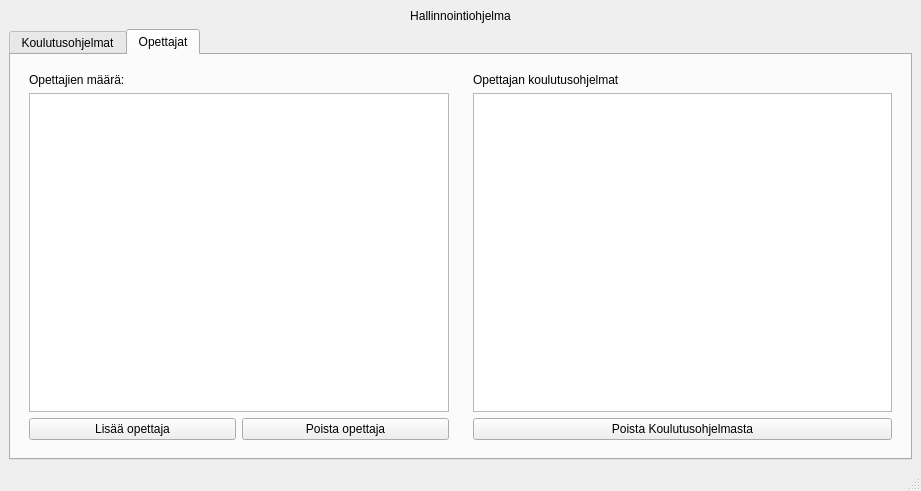
<?xml version="1.0" encoding="UTF-8"?>
<ui version="4.0">
 <class>MainWindow</class>
 <widget class="QMainWindow" name="MainWindow">
  <property name="geometry">
   <rect>
    <x>0</x>
    <y>0</y>
    <width>921</width>
    <height>491</height>
   </rect>
  </property>
  <property name="windowTitle">
   <string>MainWindow</string>
  </property>
  <widget class="QWidget" name="centralwidget">
   <layout class="QGridLayout" name="gridLayout_2">
    <item row="0" column="0">
     <widget class="QLabel" name="titleLabel">
      <property name="text">
       <string>Hallinnointiohjelma</string>
      </property>
      <property name="alignment">
       <set>Qt::AlignmentFlag::AlignCenter</set>
      </property>
     </widget>
    </item>
    <item row="1" column="0">
     <widget class="QTabWidget" name="tabWidget">
      <property name="currentIndex">
       <number>1</number>
      </property>
      <widget class="QWidget" name="programsTab">
       <attribute name="title">
        <string>Koulutusohjelmat</string>
       </attribute>
       <layout class="QHBoxLayout" name="horizontalLayout_3">
        <item>
         <widget class="QWidget" name="programsWidget" native="true">
          <layout class="QVBoxLayout" name="verticalLayout_3">
           <item>
            <widget class="QLabel" name="programsCountLabel">
             <property name="text">
              <string>Koulutusohjelmien määrä: 0</string>
             </property>
            </widget>
           </item>
           <item>
            <widget class="QListView" name="programsListView">
             <property name="sizePolicy">
              <sizepolicy hsizetype="Preferred" vsizetype="Expanding">
               <horstretch>0</horstretch>
               <verstretch>0</verstretch>
              </sizepolicy>
             </property>
             <property name="minimumSize">
              <size>
               <width>200</width>
               <height>0</height>
              </size>
             </property>
             <property name="editTriggers">
              <set>QAbstractItemView::EditTrigger::NoEditTriggers</set>
             </property>
            </widget>
           </item>
           <item>
            <widget class="QWidget" name="programsButtonsWidget" native="true">
             <layout class="QHBoxLayout" name="horizontalLayout">
              <item>
               <widget class="QPushButton" name="addProgramButton">
                <property name="text">
                 <string>Lisää</string>
                </property>
               </widget>
              </item>
              <item>
               <widget class="QPushButton" name="deleteProgramButton">
                <property name="enabled">
                 <bool>false</bool>
                </property>
                <property name="text">
                 <string>Poista</string>
                </property>
               </widget>
              </item>
             </layout>
            </widget>
           </item>
          </layout>
         </widget>
        </item>
        <item>
         <widget class="QWidget" name="detailsWidget" native="true">
          <property name="sizePolicy">
           <sizepolicy hsizetype="Expanding" vsizetype="Preferred">
            <horstretch>0</horstretch>
            <verstretch>0</verstretch>
           </sizepolicy>
          </property>
          <layout class="QVBoxLayout" name="verticalLayout_4">
           <item>
            <widget class="QLabel" name="detailsLabel">
             <property name="font">
              <font>
               <bold>true</bold>
              </font>
             </property>
             <property name="text">
              <string>Ohjelma</string>
             </property>
             <property name="alignment">
              <set>Qt::AlignmentFlag::AlignCenter</set>
             </property>
            </widget>
           </item>
           <item>
            <widget class="QGroupBox" name="detailsGroupBox">
             <property name="sizePolicy">
              <sizepolicy hsizetype="Expanding" vsizetype="Expanding">
               <horstretch>0</horstretch>
               <verstretch>0</verstretch>
              </sizepolicy>
             </property>
             <property name="title">
              <string/>
             </property>
             <layout class="QHBoxLayout" name="horizontalLayout_2">
              <item>
               <widget class="QGroupBox" name="programTeachersGroupBox">
                <property name="title">
                 <string>Opettajat</string>
                </property>
                <layout class="QVBoxLayout" name="verticalLayout">
                 <item>
                  <widget class="QListView" name="programsTeachersListView"/>
                 </item>
                 <item>
                  <widget class="QWidget" name="programTeachersButtonsWidget" native="true">
                   <layout class="QHBoxLayout" name="horizontalLayout_4">
                    <item>
                     <widget class="QPushButton" name="addTeacherToProgramButton">
                      <property name="enabled">
                       <bool>false</bool>
                      </property>
                      <property name="text">
                       <string>Lisää</string>
                      </property>
                     </widget>
                    </item>
                    <item>
                     <widget class="QPushButton" name="removeTeacherFromProgramButton">
                      <property name="enabled">
                       <bool>false</bool>
                      </property>
                      <property name="text">
                       <string>Poista</string>
                      </property>
                     </widget>
                    </item>
                   </layout>
                  </widget>
                 </item>
                </layout>
               </widget>
              </item>
              <item>
               <widget class="QGroupBox" name="programStudentsGroupBox">
                <property name="title">
                 <string>Oppilaat</string>
                </property>
                <layout class="QVBoxLayout" name="verticalLayout_5">
                 <item>
                  <widget class="QListView" name="programStudentsListView"/>
                 </item>
                 <item>
                  <widget class="QWidget" name="programStudentsButtonsWidget" native="true">
                   <layout class="QHBoxLayout" name="horizontalLayout_5">
                    <item>
                     <widget class="QPushButton" name="addStudentToProgramButton">
                      <property name="enabled">
                       <bool>false</bool>
                      </property>
                      <property name="text">
                       <string>Lisää</string>
                      </property>
                     </widget>
                    </item>
                    <item>
                     <widget class="QPushButton" name="removeStudentFromProgramButton">
                      <property name="enabled">
                       <bool>false</bool>
                      </property>
                      <property name="text">
                       <string>Poista</string>
                      </property>
                     </widget>
                    </item>
                   </layout>
                  </widget>
                 </item>
                </layout>
               </widget>
              </item>
             </layout>
            </widget>
           </item>
          </layout>
         </widget>
        </item>
       </layout>
      </widget>
      <widget class="QWidget" name="teachersTab">
       <attribute name="title">
        <string>Opettajat</string>
       </attribute>
       <layout class="QHBoxLayout" name="horizontalLayout_6">
        <item>
         <widget class="QWidget" name="teachersWidget" native="true">
          <layout class="QVBoxLayout" name="verticalLayout_6">
           <item>
            <widget class="QLabel" name="teacherCountLabel">
             <property name="text">
              <string>Opettajien määrä:</string>
             </property>
            </widget>
           </item>
           <item>
            <widget class="QListView" name="teachersListView"/>
           </item>
           <item>
            <layout class="QHBoxLayout" name="horizontalLayout_7">
             <item>
              <widget class="QPushButton" name="addTeacherButton">
               <property name="text">
                <string>Lisää opettaja</string>
               </property>
              </widget>
             </item>
             <item>
              <widget class="QPushButton" name="deleteTeacherButton">
               <property name="text">
                <string>Poista opettaja</string>
               </property>
              </widget>
             </item>
            </layout>
           </item>
          </layout>
         </widget>
        </item>
        <item>
         <widget class="QWidget" name="teacherProgramsWidget" native="true">
          <layout class="QVBoxLayout" name="verticalLayout_2">
           <item>
            <widget class="QLabel" name="teacherProgramsLabel">
             <property name="text">
              <string>Opettajan koulutusohjelmat</string>
             </property>
            </widget>
           </item>
           <item>
            <widget class="QListView" name="teacherProgramsListView"/>
           </item>
           <item>
            <widget class="QPushButton" name="removeTeacherFromProgramButton_2">
             <property name="text">
              <string>Poista Koulutusohjelmasta</string>
             </property>
            </widget>
           </item>
          </layout>
         </widget>
        </item>
       </layout>
      </widget>
     </widget>
    </item>
   </layout>
  </widget>
  <widget class="QMenuBar" name="menubar">
   <property name="geometry">
    <rect>
     <x>0</x>
     <y>0</y>
     <width>921</width>
     <height>23</height>
    </rect>
   </property>
  </widget>
  <widget class="QStatusBar" name="statusbar"/>
 </widget>
 <resources/>
 <connections/>
</ui>
